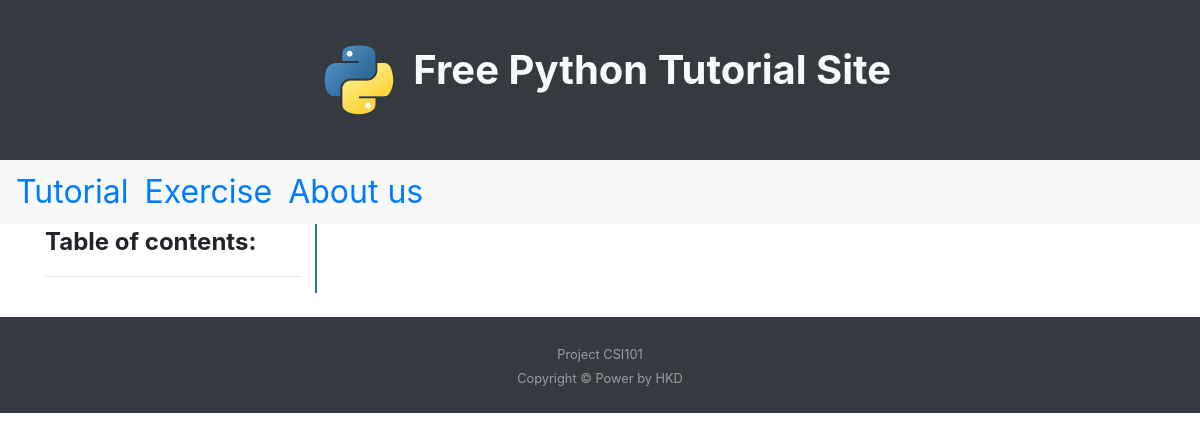
The app's page /exercise/, older data.
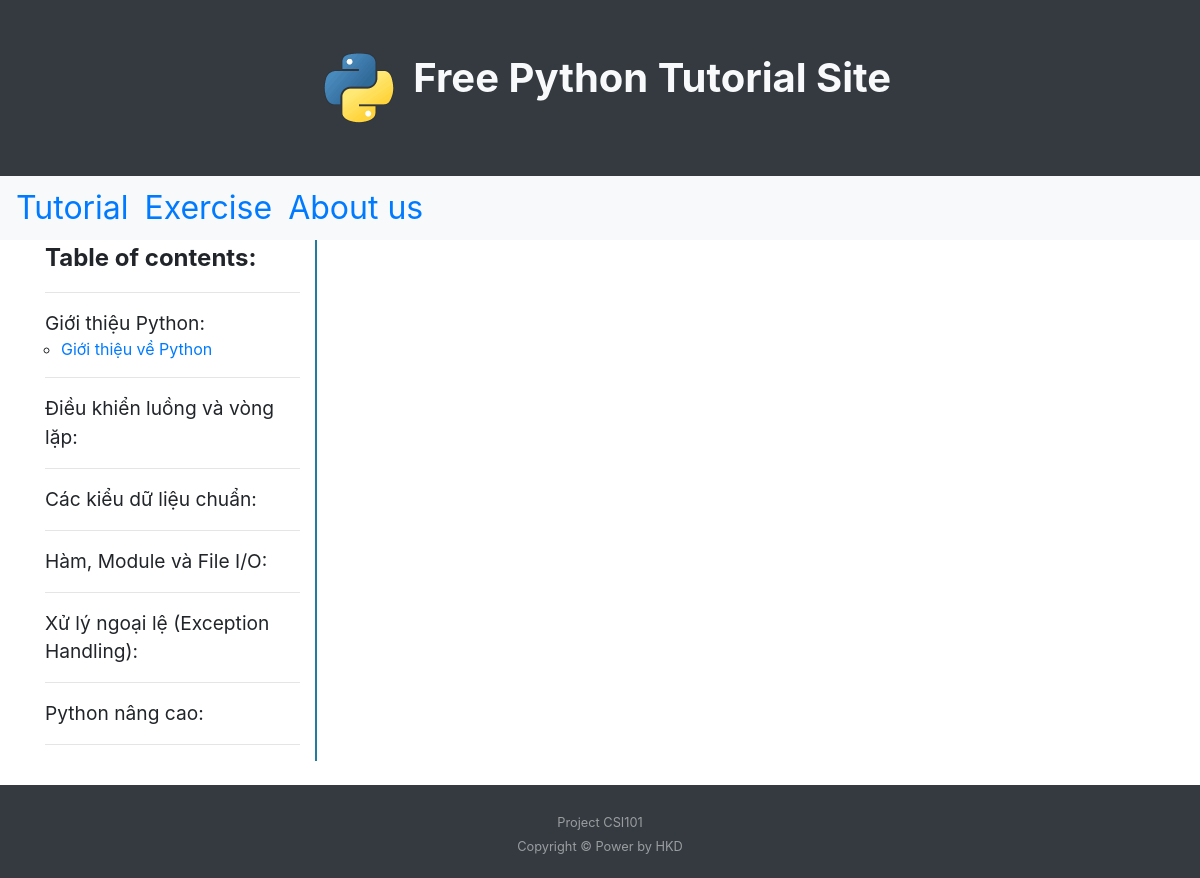
The same page, newer data.
### tutorialsite/models.py (models this page shows, shortened)
class Tag(models.Model):
   name = models.CharField(max_length=200)

class Post(models.Model):
   tag = models.ForeignKey(
         'tutorialsite.Tag', related_name='posts', on_delete=models.CASCADE)
   title = models.CharField(max_length=200)
   text = models.TextField()

### tutorialsite/views.py (the view)
class ExerciseView(TemplateView):
   template_name = 'tutorialsite/baseExercise.html'

### tutorialsite/views.py (called while the page is built)
   def get_context_data(self, **kwargs):
       context = super().get_context_data(**kwargs)
       context["Tag"] = Tag.objects.all()
       return context

   def get_context_data(self, **kwargs):
      ctx = super(TemplateView, self).get_context_data(**kwargs)
      ctx['Tag'] = Tag.objects.all()
      return ctx

### tutorialsite/templates/tutorialsite/baseExercise.html
{% extends "tutorialsite/base.html" %}
{% block sidebar %}
<div class="col-4 col-md-4 col-xl-3 bd-sidebar">
   <div class="title"><b>Table of contents:</b></div>
   <hr>
   <nav class="bd-links" id="bd-docs-nav">
      {% for tag in Tag %}
      <div class="bd-toc-item">
         <span class="tag">{{ tag.name }}:</span>
         <ul class="nav bd-sidenav">
            {% for post in tag.posts.all %}
            <li class="ml-3" type="circle"><a href="{% url 'exercise_list' pk=post.pk %}">{{ post.title }}</a></li>
            {% endfor %}
         </ul>
      </div>
      <hr>
      {% endfor %}
   </nav>
</div>
{% endblock sidebar %}

### tutorialsite/templates/tutorialsite/base.html (shortened to what this page needs)
<!DOCTYPE html>
{% load staticfiles %}
<html lang="en">
<head>
   <link rel="stylesheet" href="https://maxcdn.bootstrapcdn.com/bootstrap/4.3.1/css/bootstrap.min.css">
   <link rel="stylesheet" href="{% static 'css/custom.css' %}">
   <link rel="stylesheet" href="//cdn.jsdelivr.net/npm/medium-editor@latest/dist/css/medium-editor.min.css" type="text/css"
      media="screen" charset="utf-8">
</head>
<body>
   <link rel="stylesheet" href="https://maxcdn.bootstrapcdn.com/font-awesome/4.7.0/css/font-awesome.min.css">
   <section class=" align-items-center d-flex bg-dark"
      style="height:20vmin">
      <div class="container-fluid">
         <div class="row justify-content-center align-items-left d-flex text-center h-100">
            <div class="col-12 col-md-8 h-50">
               <a href="{% url 'index' %}">
                  <img style="display:inline-block;" width="100px" src="/static/images/header/header.png" alt="">
                  <h1 style="display:inline-block;" class="text-light mt-auto mb-auto"><strong>Free Python Tutorial Site</strong> </h1>
               </a>
            </div>
         </div>
      </div>
   </section>
   <nav class="navbar navbar-expand-lg navbar-light bg-light">
      <a class="nav-item pr-3" href="{% url 'index' %}">Tutorial</a>
      <a class="nav-item pr-3" href="{% url 'exercise' %}">Exercise</a>
      <a class="nav-item pr-3" href="">About us</a>
   </nav>
   <div class="page row m-auto">
      {% block sidebar %}
      {% endblock sidebar %}
      <div class="verticalline col-7 col-md-7 col-xl-8">
      </div>
   </div>
   <footer id="sticky-footer" class="mt-4 py-4 bg-dark text-white-50">
      <div class="container text-center">
         <small>Project CSI101
            <br>Copyright &copy; Power by HKD</small>
      </div>
   </footer>
</body>
</html>

### tutorialsite/static/css/custom.css (style rules this page uses)
.navbar { font-size: 2em; }
.nav { display: block; }
.title { font-size: 1.5em; }
.tag { font-size: 1.2em; }
.verticalline { border-left: 2px solid #247BA0; }
html, body { height: 100%; }
body { flex-direction: column; }
.page { width:95%; }

Row changes from the older to the newer data that the page shows:
added Tag: name "Giới thiệu Python"
added Post: title "Giới thiệu về Python"
added Tag: name "Điều khiển luồng và vòng lặp"
added Tag: name "Các kiểu dữ liệu chuẩn"
added Tag: name "Hàm, Module và File I/O"
added Tag: name "Xử lý ngoại lệ (Exception Handling)"
added Tag: name "Python nâng cao"
